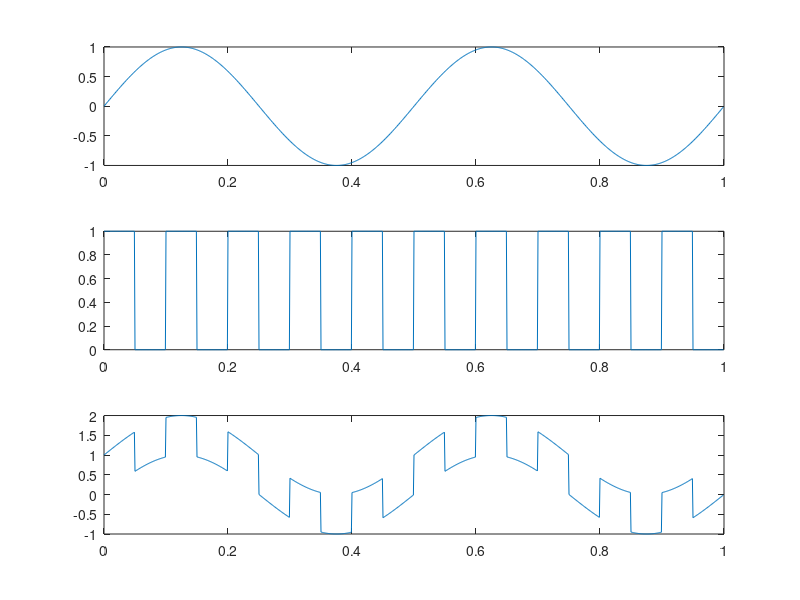
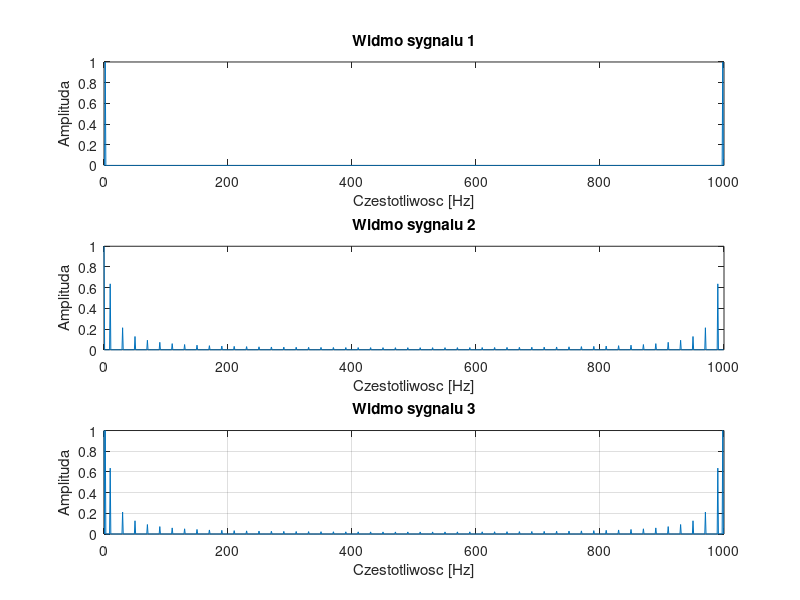

These charts were generated, in order, by the following MATLAB code:
% f(t) = A*sin(2*pi*f*t)
rangeFrom = 0;
rangeTo = 1;
fs = 1000;
step = 1/fs;
t = rangeFrom:step:rangeTo-step;

% Pierwszy sygnal - sin(x)
f1 = 2;
A1 = 1;
y1 = A1 * sin(2*pi*f1*t);

% Drugi sygnal - prostokatny
f2 = 10;
A2 = 1;

% Wytwarzanie jednego okresu
okres = ones(1,columns(t)/f2/2);
okres = [okres, zeros(1,columns(t)/f2/2)];

% Pusty sygnal
y2 = [];

% Dla kazdego okresu doklej go do sygnalu
for i = 1:f2
  y2 = [y2, okres];
endfor

% narysuj sygnal pierszy w pierwszym wierszu
subplot(3,1,1);
plot(t,y1);

% drugi sygnal w drugim wierszu
subplot(3,1,2);
plot(t,y2);

% trzeci sygnal w trzecim wierszu
subplot(3,1,3);
ysum = y1+y2;
plot(t,ysum);

% stworz nowe okno dla widm sygnalow
figure

widmo_t = 0:fs-1;
% narysuj widmo sygnalu pierszego w pierwszym wierszu
subplot(3,1,1);
y1_widmo = fft(y1);
y1_widmo = abs(y1_widmo);     % obliczenie wartosci bezwzglednej dla widma
y1_widmo = y1_widmo / (fs/2); % podziel amplitude przez polowe ilosc probek
plot(widmo_t,y1_widmo);

% opis osi dla sygnalu 1
title("Widmo sygnalu 1");
xlabel("Czestotliwosc [Hz]");
ylabel("Amplituda");

% widmo drugiego sygnalu w drugim wierszu
subplot(3,1,2);
y2_widmo = abs(fft(y2));
y2_widmo = abs(y2_widmo);     % obliczenie wartosci bezwzglednej dla widma
y2_widmo = y2_widmo / (fs/2); % podziel amplitude przez polowe ilosc probek
plot(widmo_t,y2_widmo);

% opis osi dla sygnalu 2
title("Widmo sygnalu 2");
xlabel("Czestotliwosc [Hz]");
ylabel("Amplituda");

% widmo trzeciego sygnalu w trzecim wierszu
subplot(3,1,3);
ysum_widmo = fft(ysum);
ysum_widmo = abs(ysum_widmo);     % obliczenie wartosci bezwzglednej dla widma
ysum_widmo = ysum_widmo / (fs/2); % podziel amplitude przez polowe ilosc probek
plot(widmo_t,ysum_widmo);

% opis osi dla sygnlu 3
title("Widmo sygnalu 3");
xlabel("Czestotliwosc [Hz]");
ylabel("Amplituda");

% wlacz siatke na wykresach
grid on;
